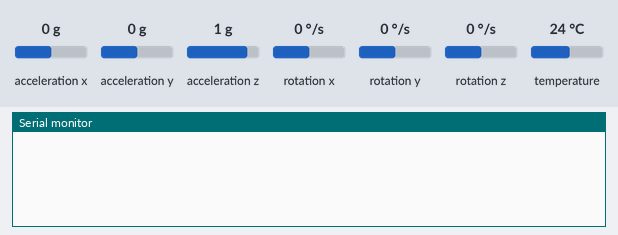
Bench run of a sketch on a simulated Arduino Uno, built with avr-gcc and run on an emulated ATmega328P. On the bench: the last lines printed to the serial monitor. Inputs (shaded band) come from the test bench; at power-on: acceleration z 1 g, rotation x 0 °/s, acceleration x 0 g, acceleration y 0 g, rotation y 0 °/s, rotation z 0 °/s, temperature 24 °C.

Above: at 1.2 s.
1.3 s: acceleration z set to -1.4 g
At 2.1 s:
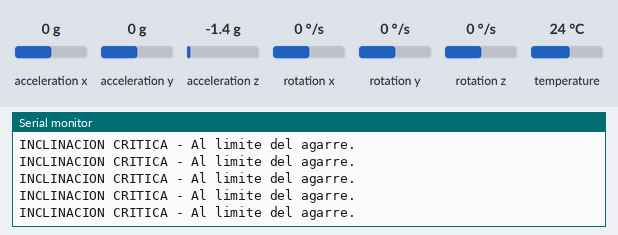
3.4 s: rotation x set to -192 °/s
At 4.3 s:
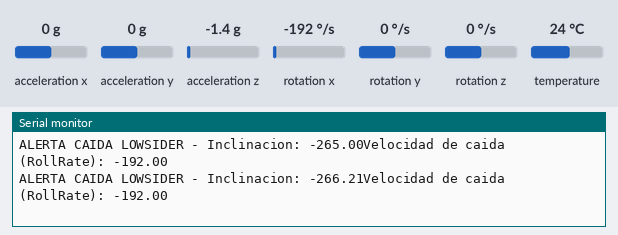
4.9 s: acceleration x set to -1.4 g
At 6.2 s:
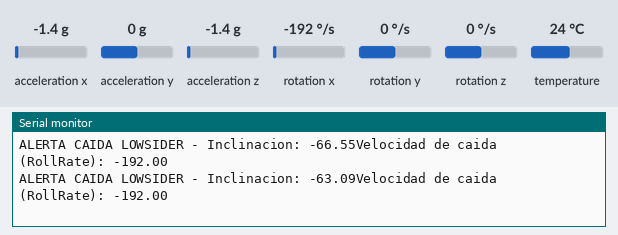
6.4 s: rotation x set to 192 °/s
At 7.4 s:
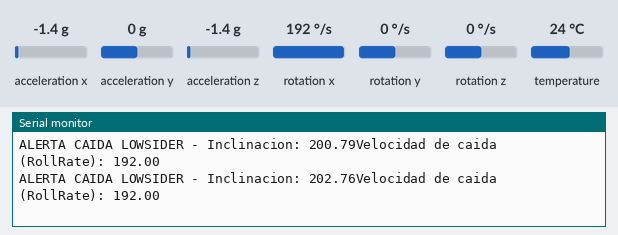
Timing chart, 0 to 9.4 s (numbered marks = the images above; inputs shaded):
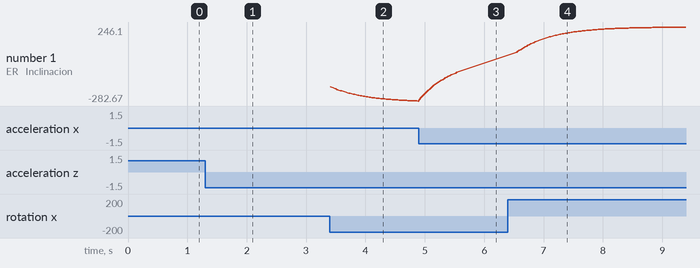

The sketch:

detector_lowsider.ino
```cpp
#include <Wire.h>
#include <Adafruit_Sensor.h>
#include <Adafruit_MPU6050.h>

Adafruit_MPU6050 mpu;

float currentRoll = 0;
unsigned long lastTime;
const float MAX_LEAN = 60.0; // Grados maximos antes de que el caucho pierda agarre

void setup() {
  Serial.begin(115200);
  Wire.begin();

  if (!mpu.begin()) while (1);

  mpu.setAccelerometerRange(MPU6050_RANGE_8_G);
  mpu.setGyroRange(MPU6050_RANGE_500_DEG);

  lastTime = millis();
}

void loop() {
  unsigned long currentTime = millis();
  float dt = (currentTime - lastTime) / 1000.0;
  lastTime = currentTime;

  sensors_event_t a, g, temp;
  mpu.getEvent(&a, &g, &temp);

  float ax = a.acceleration.x / 9.81;
  float az = a.acceleration.z / 9.81;

  float accelRoll = atan2(-ax, az) * 180 / PI;
  float gyroRollRate = g.gyro.x * 180 / PI;

  currentRoll = 0.96 * (currentRoll + gyroRollRate * dt) + 0.04 * accelRoll;

  // Analisis especializado de Lowsider
  if (abs(currentRoll) > MAX_LEAN) {
    // Si pasamos de la inclinacion maxima, evaluamos si nos estamos cayendo
    if (abs(gyroRollRate) > 30) {
      // Estamos perdiendo la moto, cayendo hacia el asfalto.
      Serial.print("ALERTA CAIDA LOWSIDER - Inclinacion: ");
      Serial.print(currentRoll);
      Serial.print("Velocidad de caida (RollRate): ");
      Serial.println(gyroRollRate);
    } else {
      // Posiblemente rozando la rodilla, pero estable.
      Serial.println("INCLINACION CRITICA - Al limite del agarre.");
    }
  }

  delay(20);
}
```

Measured:
- after the input at 1.3 s, the serial monitor: prints a new line after 0.22 s (image 1)
- after the input at 3.4 s, the serial monitor: prints a new line at once (image 2)
